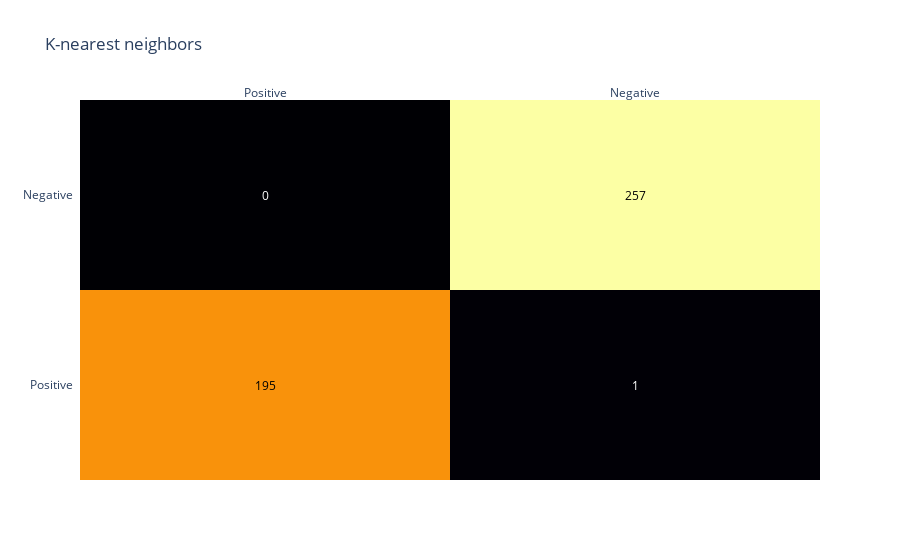
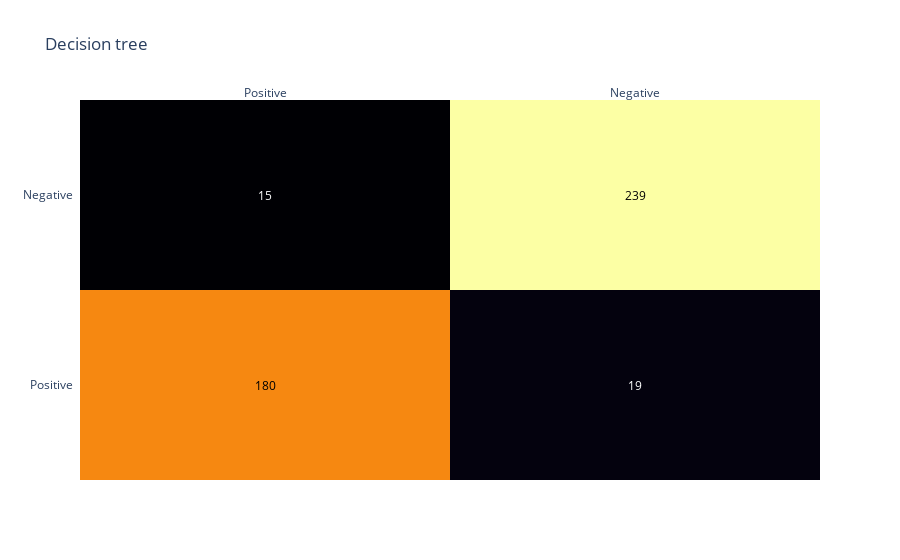
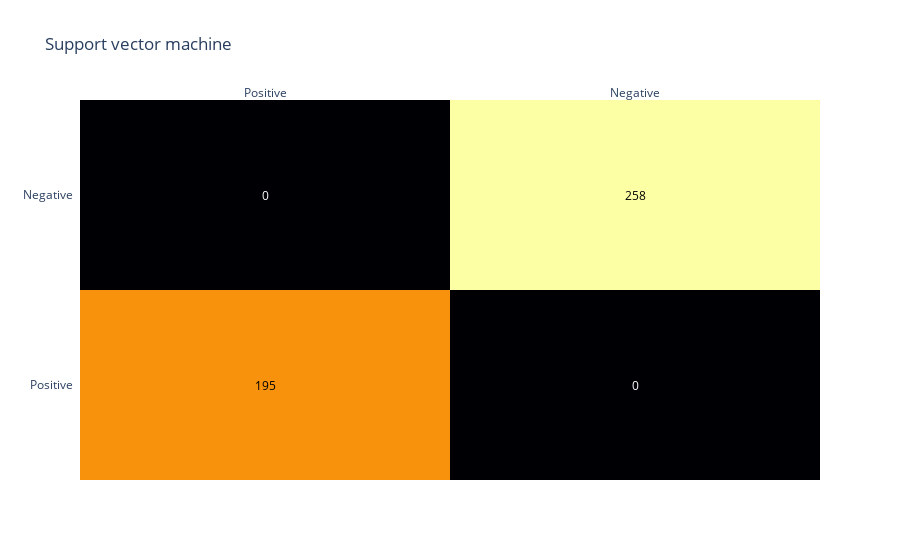
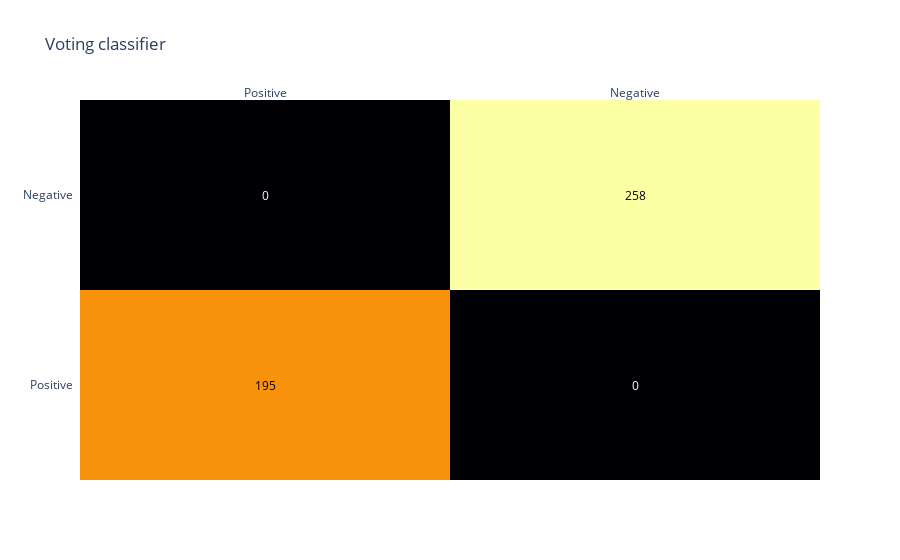

Notebook cell for these charts, in order:
### Markdown cell above
# 5. Evaluation of classification methods

### Code cell
# Confusion matrix
import plotly.figure_factory as ff
import plotly.graph_objects as go

# Defining all the model predictions
model_predictions = {
    "K-nearest neighbors": knn_predictions,
    'Decision tree': dtree_predictions,
    'Support vector machine': svc_predictions,
    'Voting classifier': vc_predictions
}

# Looping through the predictions and building a confusion matrix
for name, predicted in model_predictions.items():
    # Splitting the good and false predictions
    good_prediction = [i for i, j in zip(predicted, y_test) if i == j]
    false_prediction = [i for i, j in zip(predicted, y_test) if i != j]

    # Defining the matrix data
    true_positives = good_prediction.count(1)
    true_negatives = good_prediction.count(0)
    false_positives = false_prediction.count(1)
    false_negatives = false_prediction.count(0)

    # Making the confusion matrix
    confusion_data = [[true_positives, false_positives], [false_negatives, true_negatives]]
    confusion_matrix = pd.DataFrame(confusion_data)
    
    x_axis = ['Positive', 'Negative']
    y_axis = ['Positive', 'Negative']
    z_text = [['asd', 'asd'], ['asd', 'ad']]
    
    # Plotting the confusion matrix
    fig = ff.create_annotated_heatmap(
        confusion_data,
        x=x_axis,
        y=y_axis,
        colorscale='inferno',
        annotation_text=confusion_data,        
        )
    
    # Update the title
    fig.layout.update(go.Layout(title=go.layout.Title(text=name)))
    
    fig.show()

### Figure 1 — Plotly figure (JSON) as saved in the notebook; plotly's stock layout.template omitted (floating-point values rounded to 4 significant figures)
{"data": [{"colorscale": [[0, "#000004"], [0.1111, "#1b0c41"], [0.2222, "#4a0c6b"], [0.3333, "#781c6d"], [0.4444, "#a52c60"], [0.5556, "#cf4446"], [0.6667, "#ed6925"], [0.7778, "#fb9b06"], [0.8889, "#f7d13d"], [1, "#fcffa4"]], "reversescale": false, "showscale": false, "type": "heatmap", "x": ["Positive", "Negative"], "y": ["Positive", "Negative"], "z": [[195, 1], [0, 257]]}], "layout": {"annotations": [{"font": {"color": "#000000"}, "showarrow": false, "text": "195", "x": "Positive", "xref": "x", "y": "Positive", "yref": "y"}, {"font": {"color": "#FFFFFF"}, "showarrow": false, "text": "1", "x": "Negative", "xref": "x", "y": "Positive", "yref": "y"}, {"font": {"color": "#FFFFFF"}, "showarrow": false, "text": "0", "x": "Positive", "xref": "x", "y": "Negative", "yref": "y"}, {"font": {"color": "#000000"}, "showarrow": false, "text": "257", "x": "Negative", "xref": "x", "y": "Negative", "yref": "y"}], "title": {"text": "K-nearest neighbors"}, "xaxis": {"dtick": 1, "gridcolor": "rgb(0, 0, 0)", "side": "top", "ticks": ""}, "yaxis": {"dtick": 1, "ticks": "", "ticksuffix": "  "}}}

### Figure 2 — Plotly figure (JSON) as saved in the notebook; plotly's stock layout.template omitted (floating-point values rounded to 4 significant figures)
{"data": [{"colorscale": [[0, "#000004"], [0.1111, "#1b0c41"], [0.2222, "#4a0c6b"], [0.3333, "#781c6d"], [0.4444, "#a52c60"], [0.5556, "#cf4446"], [0.6667, "#ed6925"], [0.7778, "#fb9b06"], [0.8889, "#f7d13d"], [1, "#fcffa4"]], "reversescale": false, "showscale": false, "type": "heatmap", "x": ["Positive", "Negative"], "y": ["Positive", "Negative"], "z": [[180, 19], [15, 239]]}], "layout": {"annotations": [{"font": {"color": "#000000"}, "showarrow": false, "text": "180", "x": "Positive", "xref": "x", "y": "Positive", "yref": "y"}, {"font": {"color": "#FFFFFF"}, "showarrow": false, "text": "19", "x": "Negative", "xref": "x", "y": "Positive", "yref": "y"}, {"font": {"color": "#FFFFFF"}, "showarrow": false, "text": "15", "x": "Positive", "xref": "x", "y": "Negative", "yref": "y"}, {"font": {"color": "#000000"}, "showarrow": false, "text": "239", "x": "Negative", "xref": "x", "y": "Negative", "yref": "y"}], "title": {"text": "Decision tree"}, "xaxis": {"dtick": 1, "gridcolor": "rgb(0, 0, 0)", "side": "top", "ticks": ""}, "yaxis": {"dtick": 1, "ticks": "", "ticksuffix": "  "}}}

### Figure 3 — Plotly figure (JSON) as saved in the notebook; plotly's stock layout.template omitted (floating-point values rounded to 4 significant figures)
{"data": [{"colorscale": [[0, "#000004"], [0.1111, "#1b0c41"], [0.2222, "#4a0c6b"], [0.3333, "#781c6d"], [0.4444, "#a52c60"], [0.5556, "#cf4446"], [0.6667, "#ed6925"], [0.7778, "#fb9b06"], [0.8889, "#f7d13d"], [1, "#fcffa4"]], "reversescale": false, "showscale": false, "type": "heatmap", "x": ["Positive", "Negative"], "y": ["Positive", "Negative"], "z": [[195, 0], [0, 258]]}], "layout": {"annotations": [{"font": {"color": "#000000"}, "showarrow": false, "text": "195", "x": "Positive", "xref": "x", "y": "Positive", "yref": "y"}, {"font": {"color": "#FFFFFF"}, "showarrow": false, "text": "0", "x": "Negative", "xref": "x", "y": "Positive", "yref": "y"}, {"font": {"color": "#FFFFFF"}, "showarrow": false, "text": "0", "x": "Positive", "xref": "x", "y": "Negative", "yref": "y"}, {"font": {"color": "#000000"}, "showarrow": false, "text": "258", "x": "Negative", "xref": "x", "y": "Negative", "yref": "y"}], "title": {"text": "Support vector machine"}, "xaxis": {"dtick": 1, "gridcolor": "rgb(0, 0, 0)", "side": "top", "ticks": ""}, "yaxis": {"dtick": 1, "ticks": "", "ticksuffix": "  "}}}

### Figure 4 — Plotly figure (JSON) as saved in the notebook; plotly's stock layout.template omitted (floating-point values rounded to 4 significant figures)
{"data": [{"colorscale": [[0, "#000004"], [0.1111, "#1b0c41"], [0.2222, "#4a0c6b"], [0.3333, "#781c6d"], [0.4444, "#a52c60"], [0.5556, "#cf4446"], [0.6667, "#ed6925"], [0.7778, "#fb9b06"], [0.8889, "#f7d13d"], [1, "#fcffa4"]], "reversescale": false, "showscale": false, "type": "heatmap", "x": ["Positive", "Negative"], "y": ["Positive", "Negative"], "z": [[195, 0], [0, 258]]}], "layout": {"annotations": [{"font": {"color": "#000000"}, "showarrow": false, "text": "195", "x": "Positive", "xref": "x", "y": "Positive", "yref": "y"}, {"font": {"color": "#FFFFFF"}, "showarrow": false, "text": "0", "x": "Negative", "xref": "x", "y": "Positive", "yref": "y"}, {"font": {"color": "#FFFFFF"}, "showarrow": false, "text": "0", "x": "Positive", "xref": "x", "y": "Negative", "yref": "y"}, {"font": {"color": "#000000"}, "showarrow": false, "text": "258", "x": "Negative", "xref": "x", "y": "Negative", "yref": "y"}], "title": {"text": "Voting classifier"}, "xaxis": {"dtick": 1, "gridcolor": "rgb(0, 0, 0)", "side": "top", "ticks": ""}, "yaxis": {"dtick": 1, "ticks": "", "ticksuffix": "  "}}}
